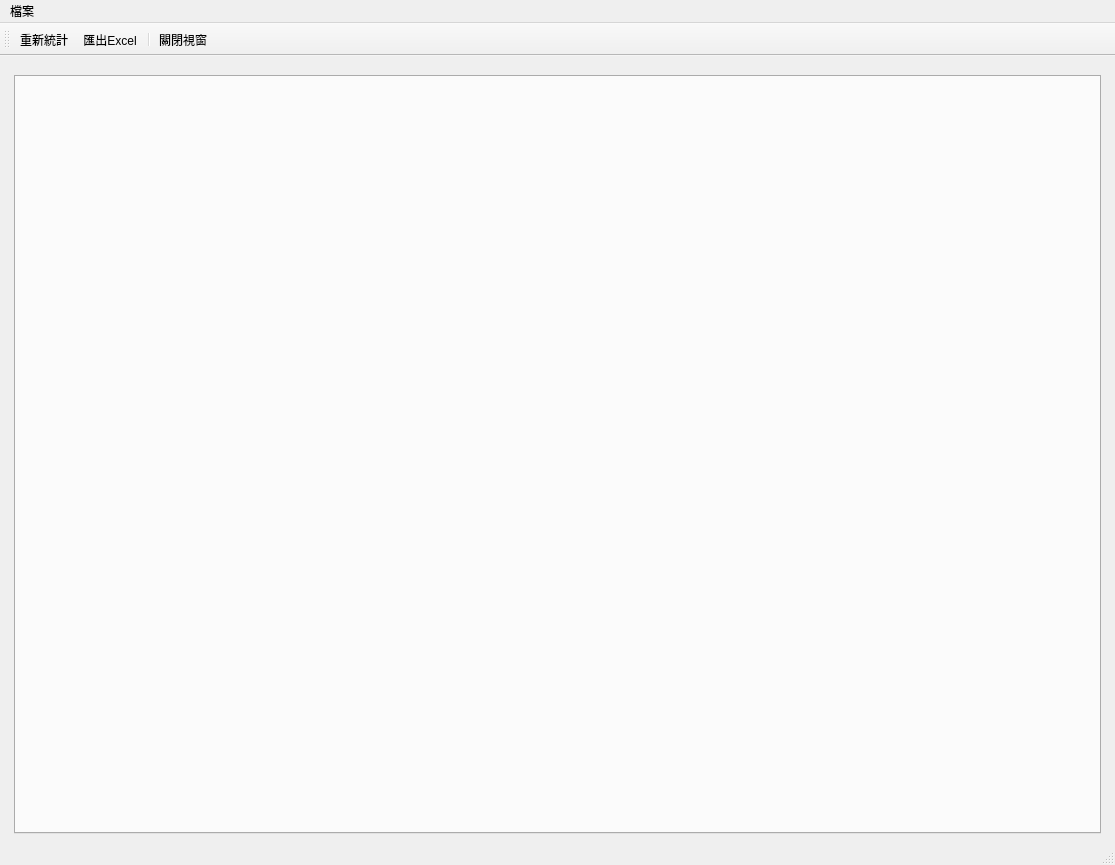
<?xml version="1.0" encoding="UTF-8"?>
<ui version="4.0">
 <class>WindowStatisticsDoctor</class>
 <widget class="QMainWindow" name="WindowStatisticsDoctor">
  <property name="geometry">
   <rect>
    <x>0</x>
    <y>0</y>
    <width>1115</width>
    <height>865</height>
   </rect>
  </property>
  <property name="windowTitle">
   <string>養生館統計</string>
  </property>
  <widget class="QWidget" name="centralwidget">
   <layout class="QHBoxLayout" name="horizontalLayout">
    <item>
     <layout class="QVBoxLayout" name="verticalLayout">
      <property name="leftMargin">
       <number>5</number>
      </property>
      <property name="topMargin">
       <number>10</number>
      </property>
      <property name="rightMargin">
       <number>5</number>
      </property>
      <item>
       <widget class="QTabWidget" name="tabWidget_statistics_massage"/>
      </item>
     </layout>
    </item>
   </layout>
  </widget>
  <widget class="QToolBar" name="toolBar">
   <property name="windowTitle">
    <string>toolBar</string>
   </property>
   <property name="toolButtonStyle">
    <enum>Qt::ToolButtonTextUnderIcon</enum>
   </property>
   <attribute name="toolBarArea">
    <enum>TopToolBarArea</enum>
   </attribute>
   <attribute name="toolBarBreak">
    <bool>false</bool>
   </attribute>
   <addaction name="action_open_dialog"/>
   <addaction name="action_export_excel"/>
   <addaction name="separator"/>
   <addaction name="action_close"/>
  </widget>
  <widget class="QMenuBar" name="menubar">
   <property name="geometry">
    <rect>
     <x>0</x>
     <y>0</y>
     <width>1115</width>
     <height>25</height>
    </rect>
   </property>
   <widget class="QMenu" name="menu">
    <property name="title">
     <string>檔案</string>
    </property>
    <addaction name="action_export_excel"/>
   </widget>
   <addaction name="menu"/>
  </widget>
  <widget class="QStatusBar" name="statusbar"/>
  <action name="action_open_dialog">
   <property name="icon">
    <iconset>
     <normaloff>../icons/reload.svg</normaloff>../icons/reload.svg</iconset>
   </property>
   <property name="text">
    <string>重新統計</string>
   </property>
  </action>
  <action name="action_close">
   <property name="icon">
    <iconset>
     <normaloff>../icons/application-exit.svg</normaloff>../icons/application-exit.svg</iconset>
   </property>
   <property name="text">
    <string>關閉視窗</string>
   </property>
  </action>
  <action name="action_export_excel">
   <property name="icon">
    <iconset>
     <normaloff>../icons/document-export.svg</normaloff>../icons/document-export.svg</iconset>
   </property>
   <property name="text">
    <string>匯出Excel</string>
   </property>
  </action>
 </widget>
 <resources/>
 <connections/>
</ui>
